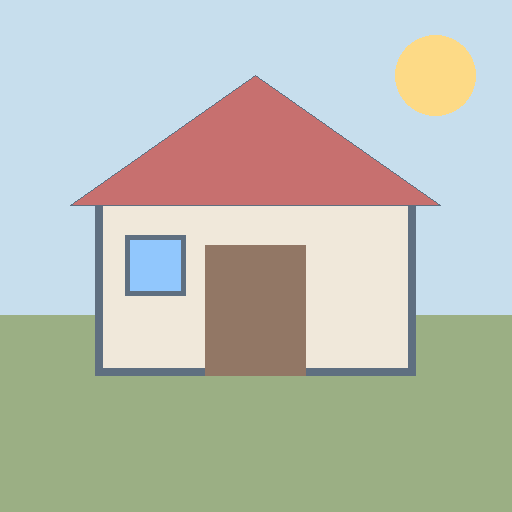
#> input picture chapter1_webapp/assets/samples/bright.png, 512 x 512 px
$ python -i harris.py   (imports and definitions only)   (older library calls are emulated)
#> lines starting #> are read from the running program, lines starting #| are printed output that depends on the picture
"""Transparent Harris/Shi-Tomasi pipeline on small grayscale images.

Coordinates are (row, col), displayed as (x=col, y=row) with y down.
Sobel uses correlation kernels Kx=[[-1,0,1],[-2,0,2],[-1,0,1]]/8
and Ky=Kx.T/8, cv2.BORDER_REFLECT_101. The /8 factor gives unit
derivative for an interior unit ramp. Tensor integration is a normalized
odd box or finite Gaussian window; it is distinct from differentiation.
"""

from __future__ import annotations

from dataclasses import dataclass

import cv2
import numpy as np

KX = np.array([[-1, 0, 1], [-2, 0, 2], [-1, 0, 1]], dtype=np.float64) / 8
KY = KX.T.copy()
PRESET_NAMES = (
    "Vùng phẳng", "Cạnh ngang", "Cạnh dọc", "Góc chữ L",
    "Bàn cờ", "Góc có nhiễu", "Góc xoay", "Góc đổi tỉ lệ",
)


# [23 lines left out: function presets, not called in this run]


def _image(image: np.ndarray) -> np.ndarray:
    result = np.asarray(image, dtype=np.float64)
    if result.ndim != 2 or min(result.shape) < 7 or not np.all(np.isfinite(result)):
        raise ValueError("Expected a finite 2D image at least 7x7")
    return result


# [27 lines left out: functions _window, shifted_patches, shift_energy, energy_grid, not called in this run]


def gradients(image: np.ndarray) -> tuple[np.ndarray, np.ndarray]:
    image = _image(image)
    return (cv2.filter2D(image, cv2.CV_64F, KX, borderType=cv2.BORDER_REFLECT_101),
            cv2.filter2D(image, cv2.CV_64F, KY, borderType=cv2.BORDER_REFLECT_101))


# [5 lines left out: function taylor_energy, not called in this run]


def tensor_maps(image: np.ndarray, size: int = 5, sigma: float = 1.2,
                weighting: str = "Gaussian") -> tuple[np.ndarray, np.ndarray, np.ndarray]:
    image = _image(image)
    ix, iy = gradients(image)
    kernel = integration_kernel(size, sigma, weighting)
    smooth = lambda a: cv2.filter2D(a, cv2.CV_64F, kernel, borderType=cv2.BORDER_REFLECT_101)
    return smooth(ix*ix), smooth(ix*iy), smooth(iy*iy)


def integration_kernel(size: int = 5, sigma: float = 1.2,
                       weighting: str = "Gaussian") -> np.ndarray:
    """Normalized finite support used for the tensor, not for differentiation."""
    if size < 3 or size % 2 != 1 or sigma <= 0:
        raise ValueError("Invalid integration window or sigma")
    if weighting == "Gaussian":
        g = cv2.getGaussianKernel(size, sigma, cv2.CV_64F)
        kernel = g @ g.T
    elif weighting == "Box":
        kernel = np.full((size, size), 1 / (size * size))
    else:
        raise ValueError("weighting must be Gaussian or Box")
    return kernel


# [17 lines left out: functions tensor_at, eigenvalues, harris_response, not called in this run]


def shi_tomasi_response(maps: tuple[np.ndarray, np.ndarray, np.ndarray]) -> np.ndarray:
    return eigenvalues(maps)[1]


# [44 lines left out: functions classify_eigenvalues, threshold_nms, _nms_decision, nms_decision, not called in this run]


@dataclass(frozen=True)
class Pipeline:
    ix: np.ndarray
    iy: np.ndarray
    maps: tuple[np.ndarray, np.ndarray, np.ndarray]
    large: np.ndarray
    small: np.ndarray
    harris: np.ndarray
    shi_tomasi: np.ndarray


# [7 lines left out: function pipeline, not called in this run]

>>> import cv2
>>> picture = cv2.imread('../../chapter1_webapp/assets/samples/bright.png', cv2.IMREAD_GRAYSCALE)
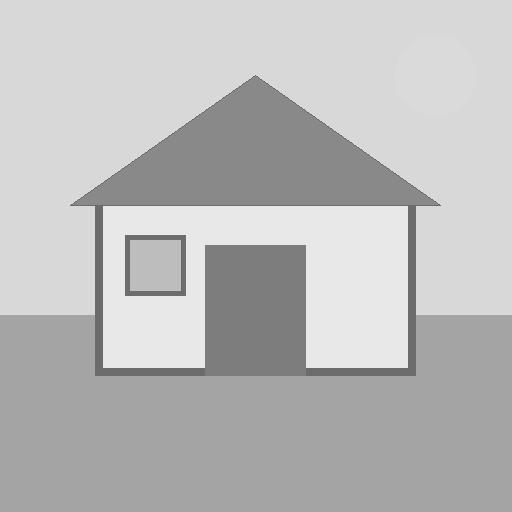
#> picture: shape (512, 512); min 108, max 232, mean 187.4
>>> result = tensor_maps(picture)
#> in tensor_maps, `ix, iy = gradients(image)`:
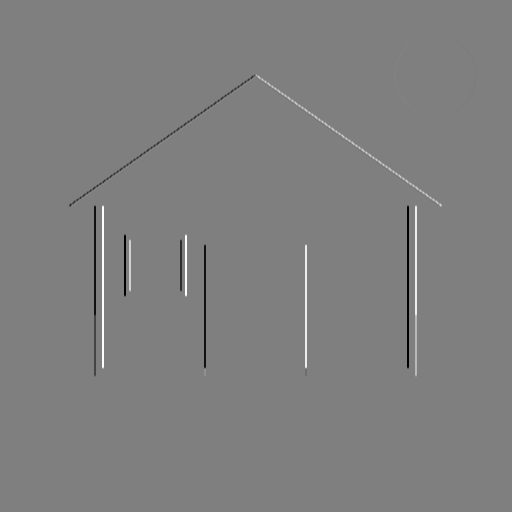
#> ix: shape (512, 512) float64; min -62, max 62, mean 0; drawn with min black and max white
#> in tensor_maps, `ix, iy = gradients(image)`:
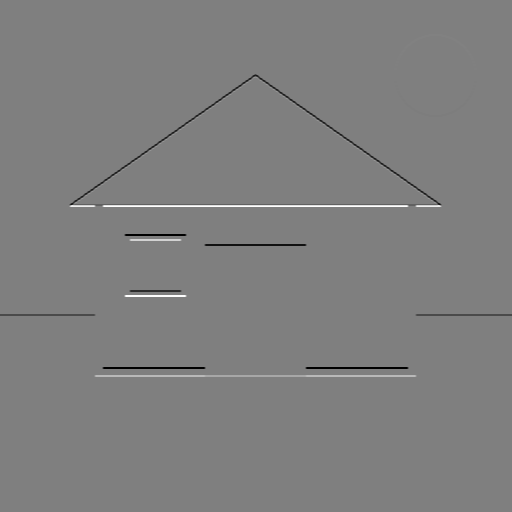
#> iy: shape (512, 512) float64; min -62, max 62, mean -0.1; drawn with min black and max white
